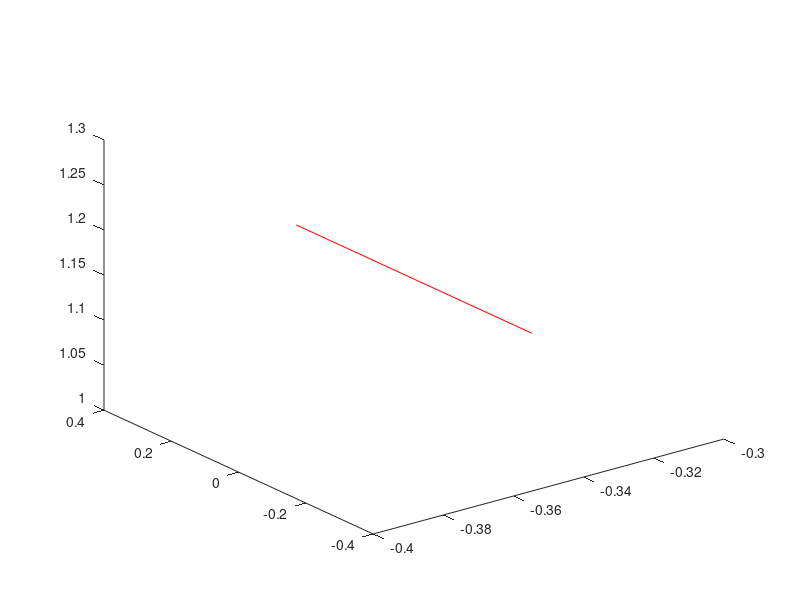

Reproduce this figure in MATLAB.
function LightCurtainLasers %[outputArg1,outputArg2] = untitled(inputArg1,inputArg2)
%UNTITLED Summary of this function goes here
%   Detailed explanation goes here
offsetLightCurtain = 0.35;
tableHeight = 0.711547;
offsetVertical = 0.1;

for index = 1:4
    startP1 = ([-offsetLightCurtain, offsetLightCurtain, tableHeight + 0.05 + offsetVertical]);
    endP1 = ([offsetLightCurtain, offsetLightCurtain, tableHeight + 0.05 + offsetVertical]);
    plot3([startP1(1), endP1(1)], [startP1(2), endP1(2)], [startP1(3), endP1(3)], 'r');
    
    startP2 = ([offsetLightCurtain, offsetLightCurtain, tableHeight + 0.05 + offsetVertical]);
    endP2 = ([offsetLightCurtain, -offsetLightCurtain, tableHeight + 0.05 + offsetVertical]);
    plot3([startP2(1), endP2(1)], [startP2(2), endP2(2)], [startP2(3), endP2(3)], 'r');
    
    startP3 = ([offsetLightCurtain, -offsetLightCurtain, tableHeight + 0.05 + offsetVertical]);
    endP3 = ([-offsetLightCurtain, -offsetLightCurtain, tableHeight + 0.05 + offsetVertical]);
    plot3([startP3(1), endP3(1)], [startP3(2), endP3(2)], [startP3(3), endP3(3)], 'r');
    
    startP4 = ([-offsetLightCurtain, -offsetLightCurtain, tableHeight + 0.05 + offsetVertical]);
    endP4 = ([-offsetLightCurtain, offsetLightCurtain, tableHeight + 0.05 + offsetVertical]);
    plot3([startP4(1), endP4(1)], [startP4(2), endP4(2)], [startP4(3), endP4(3)], 'r');
    
    offsetVertical = offsetVertical + 0.1;
end

% startP = ([-offsetLightCurtain, offsetLightCurtain, tableHeight+0.05]);
% endP = ([offsetLightCurtain, offsetLightCurtain, tableHeight+0.05]);
% line1_h = plot3([startP(1), endP(1)], [startP(2), endP(2)], [startP(3), endP(3)], 'r');
% 
% startP = ([-offsetLightCurtain, offsetLightCurtain, tableHeight+0.15]);
% endP = ([offsetLightCurtain, offsetLightCurtain, tableHeight+0.15]);
% line2_h = plot3([startP(1), endP(1)], [startP(2), endP(2)], [startP(3), endP(3)], 'r');
% 
% startP = ([-offsetLightCurtain, offsetLightCurtain, tableHeight+0.25]);
% endP = ([offsetLightCurtain, offsetLightCurtain, tableHeight+0.25]);
% line3_h = plot3([startP(1), endP(1)], [startP(2), endP(2)], [startP(3), endP(3)], 'r');
% 
% startP = ([-offsetLightCurtain, offsetLightCurtain, tableHeight+0.35]);
% endP = ([offsetLightCurtain, offsetLightCurtain, tableHeight+0.35]);
% line4_h = plot3([startP(1), endP(1)], [startP(2), endP(2)], [startP(3), endP(3)], 'r');
% 
% startP = ([-offsetLightCurtain, offsetLightCurtain, tableHeight+0.45]);
% endP = ([offsetLightCurtain, offsetLightCurtain, tableHeight+0.45]);
% line5_h = plot3([startP(1), endP(1)], [startP(2), endP(2)], [startP(3), endP(3)], 'r');
end
